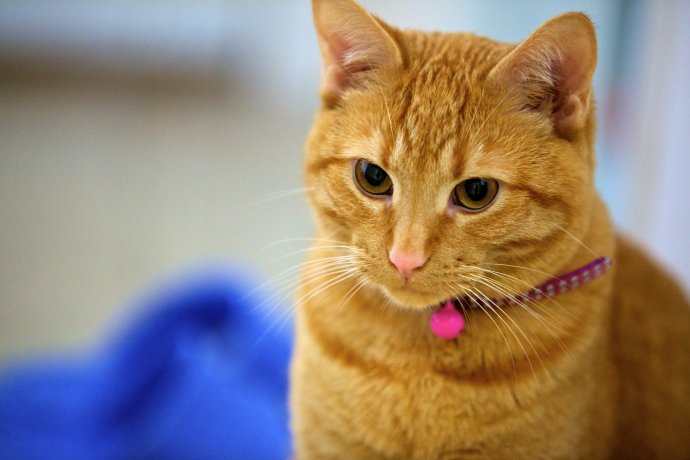
#> input picture opencv_图像处理/cat.jpg, 690 x 460 px
$ python 'test009-Canny 边缘检测.py'
#> lines starting #> are read from the running program, lines starting #| are printed output that depends on the picture; after the words box and inside, x2 and y2 are one past the last pixel; in counts of white or black regions, pixels touching at a corner belong together

"""首先，由于Canny只能处理灰度图，所以将读取的图像转成灰度图。
用高斯平滑处理原图像降噪。
调用Canny函数，指定最大和最小阈值，其中apertureSize默认为3
edge = cv2.Canny(image, threshold1, threshold2[, edges[, apertureSize[, L2gradient ]]])
"""
import cv2
import numpy as np

img = cv2.imread("cat.jpg", 0)
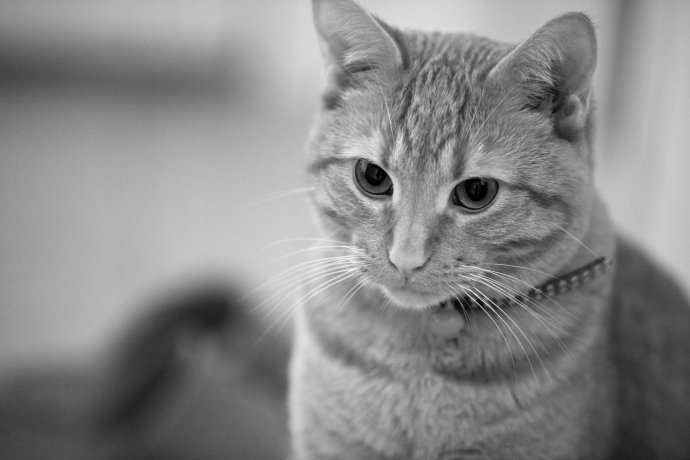
#> img: shape (460, 690); min 0, max 243, mean 136.2
img = cv2.GaussianBlur(img, (3, 3), 0)
canny = cv2.Canny(img, 50, 150)
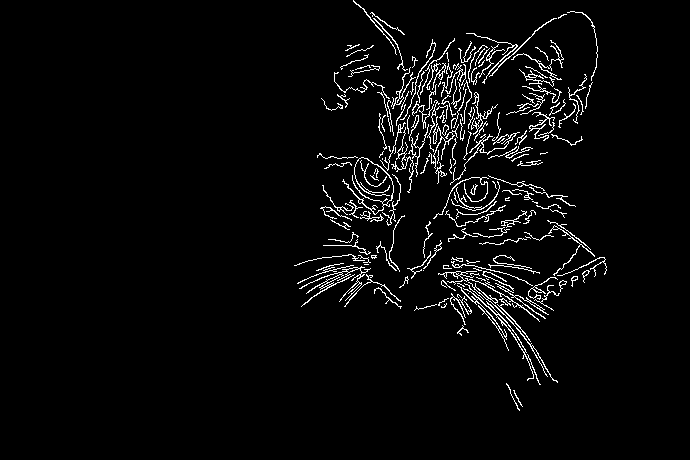
#> canny: shape (460, 690); 3.6% white in thin lines or dots, all inside (x1, y1, x2, y2) = (294, 0, 607, 411)
cv2.imshow('Canny', canny)
cv2.waitKey(0)
cv2.destroyAllWindows()

#这个程序只是静态的，在github上有一个可以在运行时调整阈值大小的程序
def CannyThreshold(lowThreshold):
    detected_edges = cv2.GaussianBlur(gray, (3, 3), 0)
    detected_edges = cv2.Canny(detected_edges, lowThreshold, lowThreshold * ratio, apertureSize=kernel_size)
    dst = cv2.bitwise_and(img, img, mask=detected_edges)  # just add some colours to edges from original image.
    cv2.imshow('canny demo', dst)


lowThreshold = 0
max_lowThreshold = 100
ratio = 3
kernel_size = 3

img = cv2.imread('D:/lion.jpg')
#> (the run stopped early here; a loop or call above may not have finished)

$ run again, with opencv_图像处理/dog.jpg copied over opencv_图像处理/cat.jpg
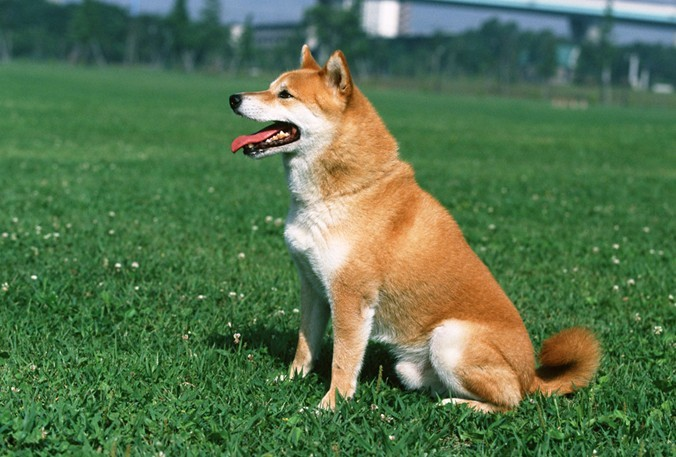
#> input picture opencv_图像处理/dog.jpg, 676 x 457 px
#> `img = cv2.imread("cat.jpg", 0)`:
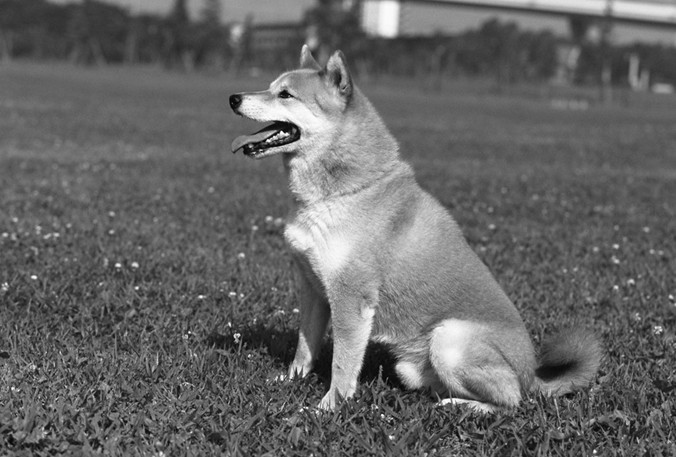
#> img: shape (457, 676); min 0, max 255, mean 102.2
#> `canny = cv2.Canny(img, 50, 150)`:
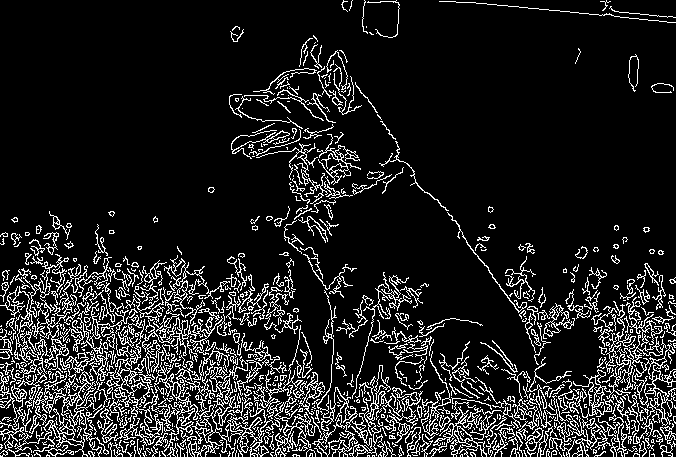
#> canny: shape (457, 676); 12.5% white in thin lines or dots

$ run again, with opencv_图像处理/person.jpg copied over opencv_图像处理/cat.jpg
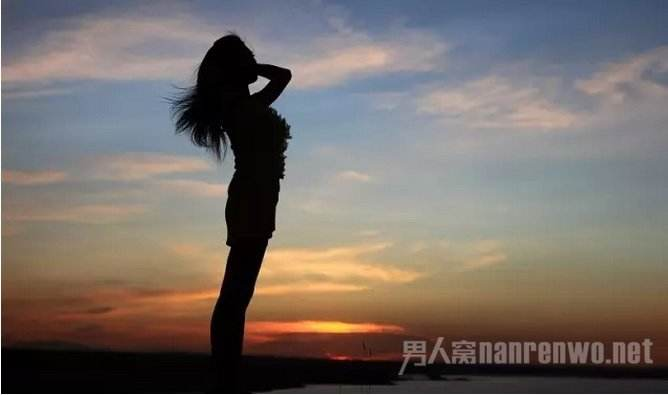
#> input picture opencv_图像处理/person.jpg, 668 x 395 px
#> `img = cv2.imread("cat.jpg", 0)`:
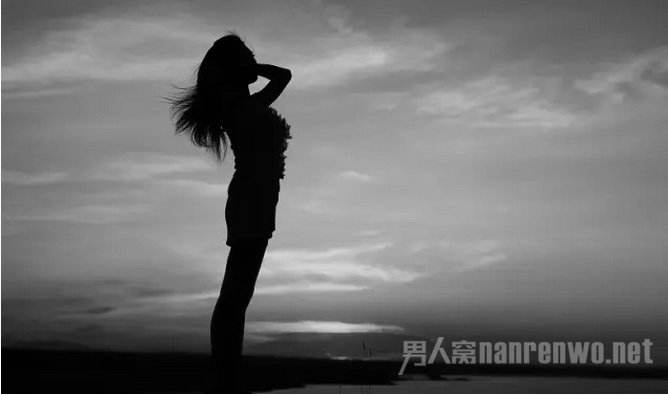
#> img: shape (395, 668); min 0, max 255, mean 111.9
#> `canny = cv2.Canny(img, 50, 150)`:
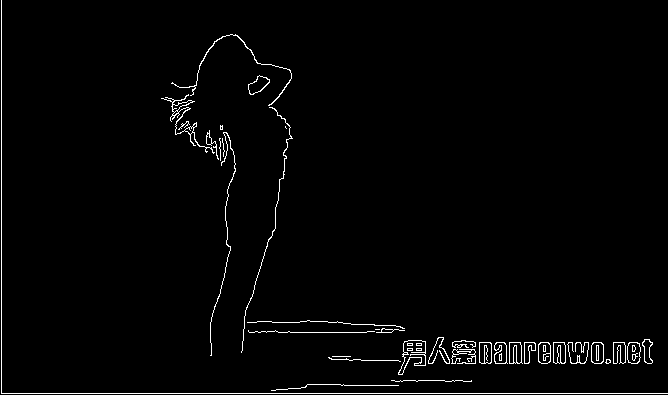
#> canny: shape (395, 668); 1.8% white in thin lines or dots
